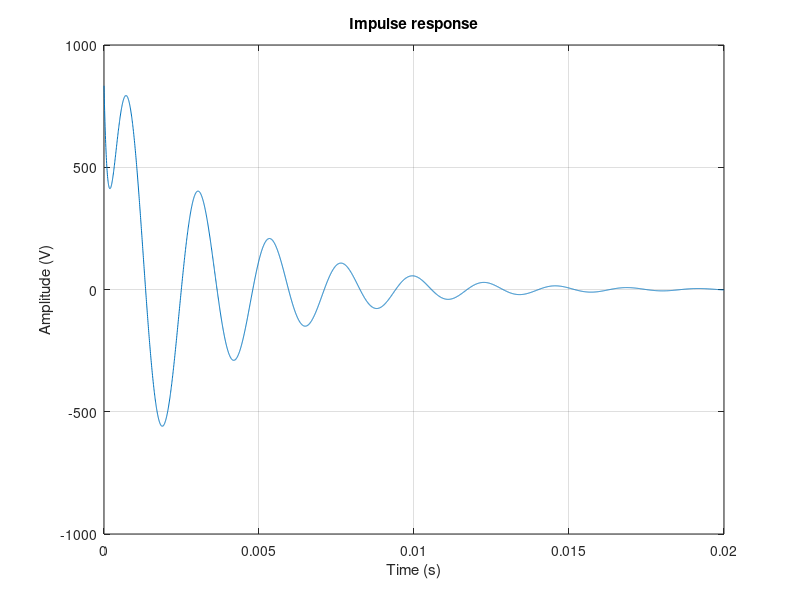

Reproduce this figure in MATLAB.
% coefficients of the transfer function:
% order:
% s^   3,       2,        1,          0
N = [0.5, 4166.67,  5494500, 4.57875e10]; % numerator
D = [  1, 6666.67, 10989000, 4.57875e10]; % denominator

% generate transfer function, H(s)
H            = tf(N, D);
[z, p,    k] = zpkdata(H, 'v');  % zeros, poles, gain
[r, ptmp, k] = residue(N, D);    % residues r -> are the K_i values

% print out the residues over the poles
for i = 1 : 3
   fprintf("\n%d -> %s\n\t----------------------\n\t%s\n", ...
    i, num2str(r(i)), num2str(p(i)) );
end


dt = 5e-6;
t  = (0:dt:20e-3);
y  = 1307.4886 .* exp(-6096.13 .* t) ...
    - 2 .* 480.725 .* exp(-285.2701.*t) .* cos(2725.7171.*t + deg2rad(60.45));

figure;
plot(t, y);
title('Impulse response');
xlabel('Time (s)');
ylabel('Amplitude (V)');
grid on;

% step response
% Y = (1 / s) H(s)
